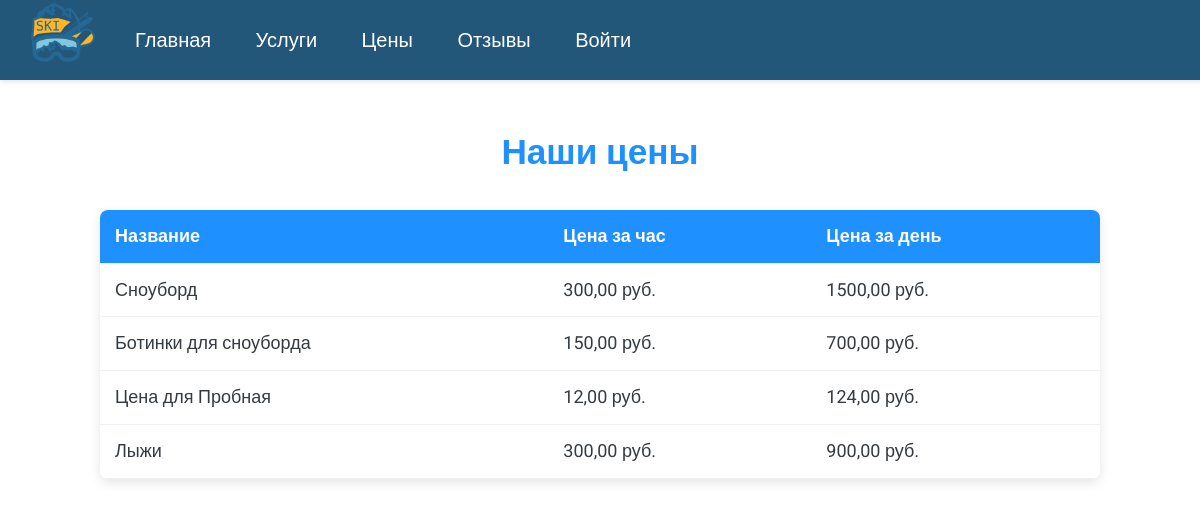
The page /pricing/ on the database its author committed.
### core/models.py (models this page shows, shortened)
class Price(models.Model):
    name = models.CharField(max_length=100, verbose_name="Название")
    price_per_hour = models.DecimalField(max_digits=10, decimal_places=2, validators=[MinValueValidator(0)], verbose_name="Цена за час")
    price_per_day = models.DecimalField(max_digits=10, decimal_places=2, validators=[MinValueValidator(0)], verbose_name="Цена за день")
    class Meta:
        verbose_name = "Цена"
        verbose_name_plural = "Цены"

### core/views.py (the view)
# urls.py: path('pricing/', views.PricingView.as_view(), name='pricing'),
class PricingView(View):
    def get(self, request):
        prices = Price.objects.all()
        services = Service.objects.all()
        equipment = Equipment.objects.all()
        context = {
            'prices': prices,
            'services': services,
            'equipment': equipment,
        }
        return render(request, 'pricing.html', context)

### core/templates/pricing.html (shortened to what this page needs)
{% extends 'base.html' %}
{% block content %}
<div class="container">
    <h1>Наши цены</h1>
    {% if prices %}
        <table class="price-table">
            <thead>
                <tr>
                    <th>Название</th>
                    <th>Цена за час</th>
                    <th>Цена за день</th>
                </tr>
            </thead>
            <tbody>
                {% for price in prices %}
                    <tr data-price-id="{{ price.id }}">
                        <td>{{ price.name }}</td>
                        <td>{{ price.price_per_hour|default:"-" }} руб.</td>
                        <td>{{ price.price_per_day|default:"-" }} руб.</td>
                    </tr>
                {% endfor %}
            </tbody>
        </table>
    {% endif %}
</div>
{% endblock %}

### core/static/css/style.css (style rules this page uses)
body { font-family: 'Roboto', sans-serif; margin: 0; padding: 0; background-color: #22577a; color: #333; font-size: 18px; }

### core/templates/pricing.html (style rules this page uses)
body { font-family: 'Roboto', sans-serif; margin: 0; padding: 0; background-color: white; color: #343a40; line-height: 1.6; }
.container { width: 100%; max-width: 1000px; margin: 0 auto; padding: 20px; margin-top: 80px; }
.price-table { width: 100%; border-collapse: collapse; box-shadow: 0 4px 12px rgba(0, 0, 0, 0.1); border-radius: 8px; overflow: hidden; margin-bottom: 40px; background-color: white; }
.price-table thead { background-color: #1e90ff; color: white; }
.price-table th, .price-table td { padding: 12px 15px; text-align: left; border-bottom: 1px solid #f0f0f0; }
.price-table th { font-weight: 600; }
h1 { color: #1e90ff; text-align: center; margin-bottom: 30px; font-size: 2.2rem; }

### rows shown on the page
Price: name "Сноуборд", price_per_hour "300,00", price_per_day "1500,00"
Price: name "Ботинки для сноуборда", price_per_hour "150,00", price_per_day "700,00"
Price: name "Цена для Пробная", price_per_hour "12,00", price_per_day "124,00"
Price: name "Лыжи", price_per_hour "300,00", price_per_day "900,00"
